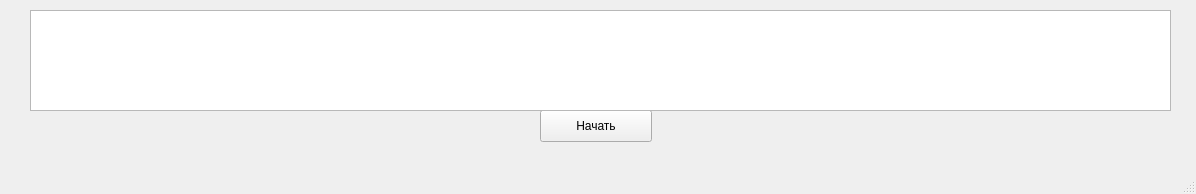
<?xml version="1.0" encoding="UTF-8"?>
<ui version="4.0">
 <class>MainWindow</class>
 <widget class="QMainWindow" name="MainWindow">
  <property name="geometry">
   <rect>
    <x>0</x>
    <y>0</y>
    <width>1196</width>
    <height>194</height>
   </rect>
  </property>
  <property name="windowTitle">
   <string>MainWindow</string>
  </property>
  <widget class="QWidget" name="centralwidget">
   <widget class="QPushButton" name="pushButton">
    <property name="geometry">
     <rect>
      <x>540</x>
      <y>110</y>
      <width>112</width>
      <height>32</height>
     </rect>
    </property>
    <property name="text">
     <string>Начать</string>
    </property>
   </widget>
   <widget class="QTableWidget" name="tableWidget">
    <property name="geometry">
     <rect>
      <x>30</x>
      <y>10</y>
      <width>1141</width>
      <height>101</height>
     </rect>
    </property>
   </widget>
  </widget>
  <widget class="QMenuBar" name="menubar">
   <property name="geometry">
    <rect>
     <x>0</x>
     <y>0</y>
     <width>1196</width>
     <height>22</height>
    </rect>
   </property>
  </widget>
  <widget class="QStatusBar" name="statusbar"/>
 </widget>
 <resources/>
 <connections/>
</ui>
